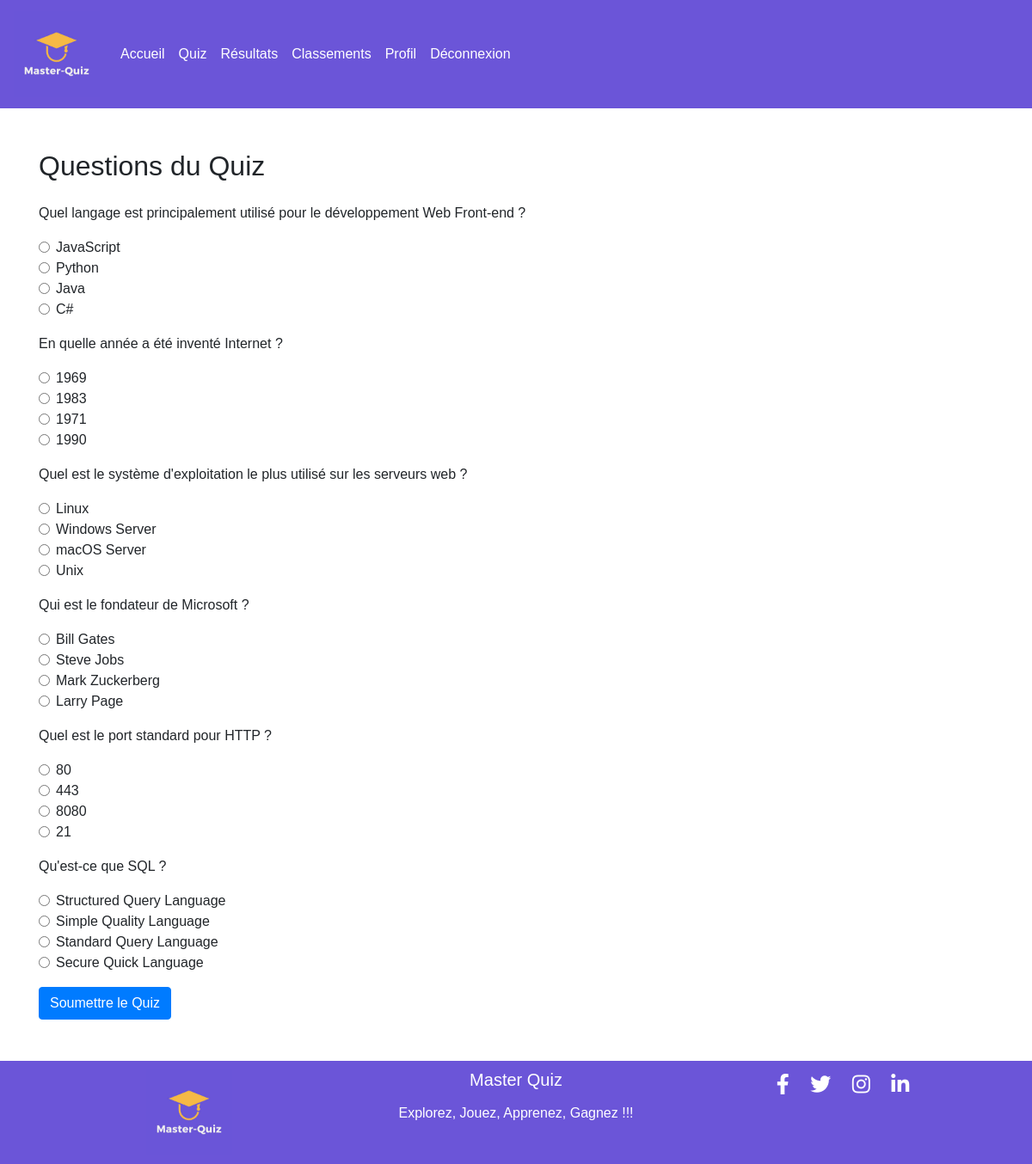
Screenshot of /lancer_quiz.php?id=2 (signed in) with the database file from the repository.
### tables this page shows
CREATE TABLE `questions` (
  `id_questions` int(11) NOT NULL,
  `question` varchar(255) NOT NULL,
  `id_quiz` int(11) NOT NULL
);

CREATE TABLE `reponses` (
  `id_reponses` int(11) NOT NULL,
  `reponse` varchar(255) NOT NULL,
  `reponse_correct` tinyint(1) NOT NULL,
  `id_questions` int(11) NOT NULL
);

### lancer_quiz.php (the view, shortened to what this page needs)
<?php
require_once 'modele/database.php';
$idQuiz = isset ($_GET['id']) ? $_GET['id'] : die ("ID du quiz non spécifié.");
try {
    $sqlQuestions = "SELECT id_questions, question FROM Questions WHERE id_quiz = ?";
    $stmtQuestions = $conn->prepare($sqlQuestions);
    $stmtQuestions->execute([$idQuiz]);
    $questions = $stmtQuestions->fetchAll();
} catch (PDOException $e) {
    die ("Erreur lors de la récupération des questions : " . $e->getMessage());
}
?>
<!DOCTYPE html>
<html lang="fr">
<head>
    <link rel="stylesheet" href="https://stackpath.bootstrapcdn.com/bootstrap/4.5.2/css/bootstrap.min.css">
    <link href="https://cdnjs.cloudflare.com/ajax/libs/font-awesome/5.15.1/css/all.min.css" rel="stylesheet">
    <link rel="stylesheet" href="style.css">
</head>
<body>
    <?php
    include 'Composants/navbar.php';
    ?>
    <main class="container mt-5" id="besoin">
        <h2 class="mb-4">Questions du Quiz</h2>
        <form action="submit_quiz.php" method="POST">
            <?php foreach ($questions as $index => $question): ?>
                <div class="mb-3">
                    <p class="fw-bold">
                        <?php echo htmlspecialchars($question['question']); ?>
                    </p>
                    <?php
                    $sqlReponses = "SELECT id_reponses, reponse, reponse_correct FROM Reponses WHERE id_questions = ?";
                    $stmtReponses = $conn->prepare($sqlReponses);
                    $stmtReponses->execute([$question['id_questions']]);
                    $reponses = $stmtReponses->fetchAll();
                    foreach ($reponses as $reponse): ?>
                        <div class="form-check">
                            <input class="form-check-input" type="radio"
                                name="reponse[<?php echo $question['id_questions']; ?>]"
                                id="reponse-<?php echo $reponse['id_reponses']; ?>"
                                value="<?php echo $reponse['id_reponses']; ?>">
                            <label class="form-check-label" for="reponse-<?php echo $reponse['id_reponses']; ?>">
                                <?php echo htmlspecialchars($reponse['reponse']); ?>
                            </label>
                        </div>
                    <?php endforeach; ?>
                </div>
            <?php endforeach; ?>
            <button type="submit" class="btn btn-primary">Soumettre le Quiz</button>
        </form>
    </main>
    <?php
    include 'Composants/footer.php';
    ?>
</body>
</html>

### style.css (style rules this page uses)
body { margin: 0; font-family: Arial, sans-serif; min-height: 100vh; }
main { padding-right: 10%; padding-left: 10%; }
#besoin { margin-bottom: 4%; }

### rows the page displays
questions: question "Quel langage est principalement utilisé pour le développement Web Front-end ?"
reponses: reponse "JavaScript"
reponses: reponse "Python"
reponses: reponse "Java"
reponses: reponse "C#"
questions: question "En quelle année a été inventé Internet ?"
reponses: reponse "1969"
reponses: reponse "1983"
reponses: reponse "1971"
reponses: reponse "1990"
questions: question "Quel est le système d'exploitation le plus utilisé sur les serveurs web ?"
reponses: reponse "Linux"
reponses: reponse "Windows Server"
reponses: reponse "macOS Server"
reponses: reponse "Unix"
questions: question "Qui est le fondateur de Microsoft ?"
reponses: reponse "Bill Gates"
reponses: reponse "Steve Jobs"
reponses: reponse "Mark Zuckerberg"
reponses: reponse "Larry Page"
questions: question "Quel est le port standard pour HTTP ?"
reponses: reponse "80"
reponses: reponse "443"
reponses: reponse "8080"
reponses: reponse "21"
questions: question "Qu'est-ce que SQL ?"
reponses: reponse "Structured Query Language"
reponses: reponse "Simple Quality Language"
reponses: reponse "Standard Query Language"
reponses: reponse "Secure Quick Language"
